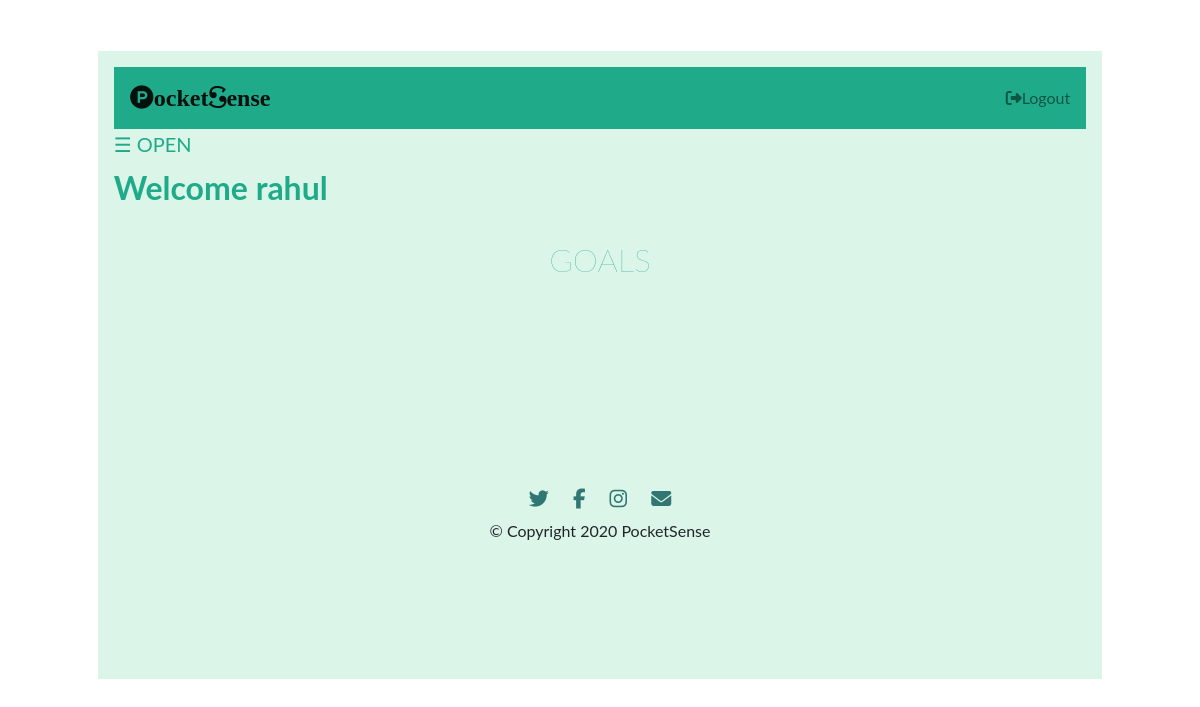
/task/index (signed in), run on an earlier commit of the app's database.
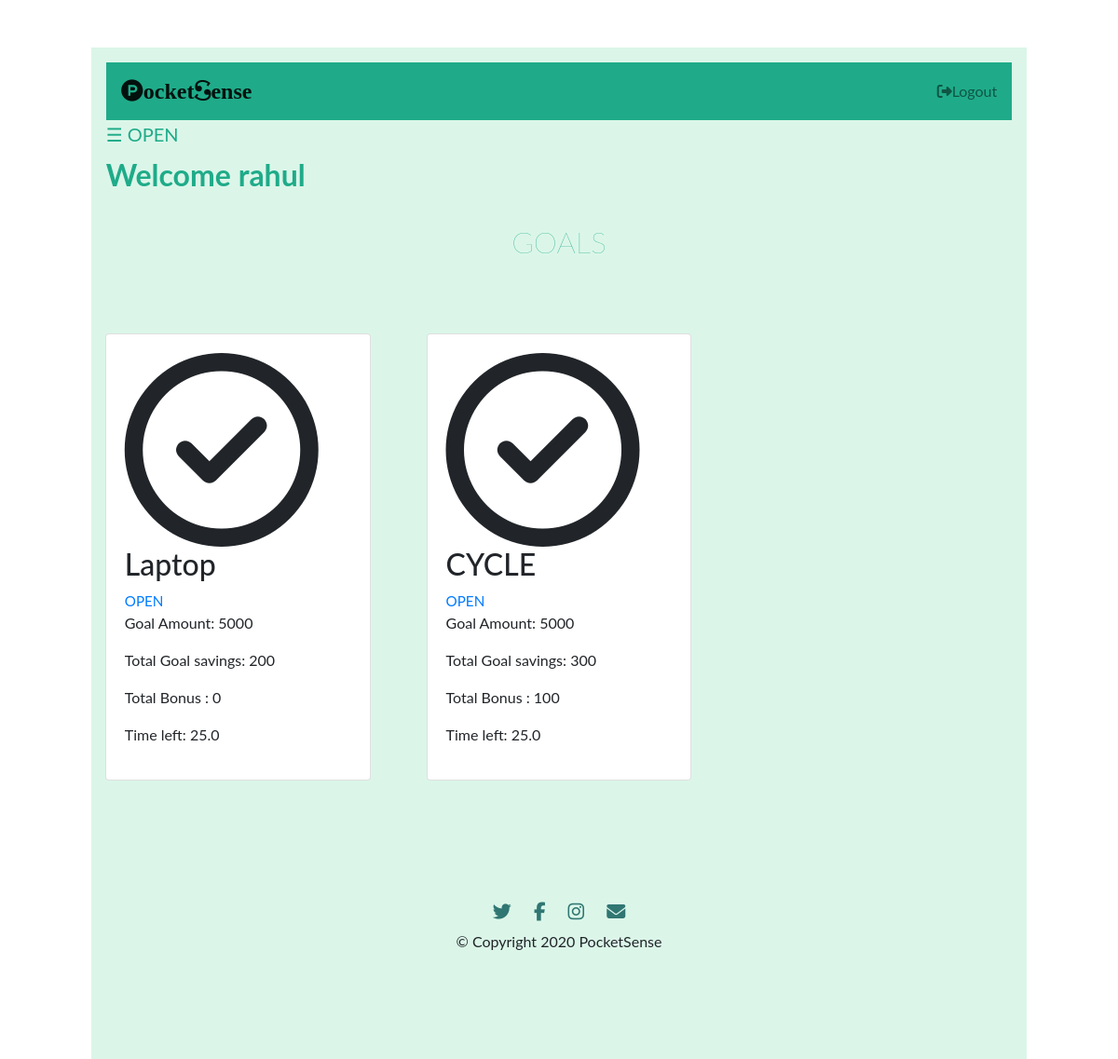
And on a later commit of the database.
### tables this page shows
CREATE TABLE parent(
	parent_id INTEGER PRIMARY KEY AUTOINCREMENT,
	parent_username TEXT UNIQUE NOT NULL,
	parent_email TEXT UNIQUE NOT NULL,
	parent_password TEXT NOT NULL
);

CREATE TABLE goal(
	goal_id INTEGER PRIMARY KEY AUTOINCREMENT,
	author_id INTEGER ,
	task_author INTEGER,

	goal_name TEXT UNIQUE ,
	income_amt INTEGER ,
	goal_amt INTEGER ,
	goal_saving INTEGER,

	fix_saving_amt INTEGER,
	saving_amt INTEGER ,
	emergency_amt INTEGER ,
	
	bonus INTEGER ,
    time_left TEXT ,
	personal_amt INTEGER ,
	counter INTEGER,

	created TIMESTAMP DEFAULT CURRENT_TIMESTAMP,


	task_name  TEXT,

	task_amt INTEGER,
	task_count INTEGER,
	
	FOREIGN KEY (author_id) REFERENCES child (child_id),
	
	FOREIGN KEY (task_author) REFERENCES parent (parent_id)

);

### fin/task.py (the view)
@bp.route('/index' ,  methods = ('GET' , 'POST'))
@parent_login_required
def index():
    db = get_db()
    goals = db.execute(
        'SELECT go.goal_id , child_username , goal_amt , goal_name , saving_amt , bonus , time_left , author_id , goal_saving'
        ' FROM goal go JOIN child u ON go.author_id = u.child_id'
        ' ORDER BY created DESC'
    ).fetchall()
    return render_template('task/index.html', goals=goals)

### fin/auth.py (called while the page is built)
@bp.before_app_request
def load_logged_in_parent():
    parent_id = session.get('parent_id')
    if parent_id is None:
        g.parent = None
    else:
        g.parent = get_db().execute(
            'SELECT * FROM parent WHERE parent_id = ?', (parent_id,)
        ).fetchone()

def parent_login_required(view):
    @functools.wraps(view)
    def wrapped_view(**kwargs):
        if g.parent is None:
            return redirect(url_for('auth.parent_login'))
        return view(**kwargs)
    return wrapped_view

@bp.before_app_request
def load_logged_in_child():
    child_id = session.get('child_id')
    if child_id is None:
        g.child = None
    else:
        g.child = get_db().execute(
            'SELECT * FROM child WHERE child_id = ?', (child_id,)
        ).fetchone()

### fin/db.py (called while the page is built)
def get_db():
	if 'db' not in g:
		g.db = sqlite3.connect( current_app.config['DATABASE'] , detect_types=sqlite3.PARSE_DECLTYPES)
		g.db.row_factory = sqlite3.Row
	return g.db

### fin/templates/task/index.html (shortened to what this page needs)
<!DOCTYPE html>
<html>
<head>
  <link rel="stylesheet" href="https://stackpath.bootstrapcdn.com/bootstrap/4.5.0/css/bootstrap.min.css">
<link rel="stylesheet" href="{{ url_for('static', filename='account.css') }}">
</head>
<body>
  <section id="main">
  <div class="container-fluid">
    <section id="first">
      <div id="main">
        <nav class="navbar navbar-light" style="background-color: #1fab89;">
          <a class="navbar-brand" href=""><i class="fa fa-product-hunt" aria-hidden="true"></i>ocket<i class="fa fa-scribd" aria-hidden="true"></i>ense</a>
          <ul class="navbar-nav ml-auto">
            <li class="nav-item">
              {% if g.parent %}
              <a class="nav-link" href="{{ url_for('auth.parent_logout') }}"><i class="fa fa-sign-out" aria-hidden="true"></i>Logout</a>
              {% endif %}
            </li>
          </ul>
        </nav>
        <span class="op" style="font-size:20px;cursor:pointer" onclick="openNav()">&#9776; OPEN</span>
         {% if g.parent %}
        <h2 class="title">Welcome {{ g.parent['parent_username'] }}</h2>
        {% endif %}
      </div>
    <section id="third">
      <h2 class="title_goal">GOALS</h2>
      <div class="card-deck row">
         {% for goal in goals %}
         {% if g.parent['parent_id'] == goal['author_id'] %}
        <div class="pricing-column col-lg-4 col-md-6">
          <div class="card">
            <div class="card-body">
                 <i class="fa fa-ch fa-check-circle-o" aria-hidden="true"></i>
                <h2>{{ goal['goal_name'] }}</h2>
                 <a style = font-size:95%; class="action" href="{{ url_for('task.display' , id=goal['goal_id'])}}">OPEN</a>
                <p class="price-p">Goal Amount: {{ goal['goal_amt'] }}</p>
                <p class="price-p">Total Goal savings: {{ goal['goal_saving'] }}</p>
                <p class="price-p">Total Bonus : {{ goal['bonus'] }}</p>
                <p class="price-p">Time left: {{ goal['time_left'] }}</p>
            </div>
          </div>
        </div>
           {% endif %}
            {% endfor %}
      </div>
    </section>
    <footer id="footer">
      <a href="https://twitter.com/account/access"><i class="fa fa-twitter footer-ic fa-lg" aria-hidden="true"></i></a>
      <a href="https://twitter.com/account/access"><i class="fa fa-facebook footer-ic fa-lg " aria-hidden="true"></i></a>
      <a href="https://twitter.com/account/access"><i class="fa fa-instagram footer-ic fa-lg" aria-hidden="true"></i></a>
      <a href="https://twitter.com/account/access"><i class="fa fa-envelope footer-ic fa-lg" aria-hidden="true"></i></a>
      <p class="f-p">© Copyright 2020 PocketSense</p>
    </footer>
  </div>
</section>
</body>
</html>

### fin/static/account.css (style rules this page uses)
body { font-family: "Lato", sans-serif; transition: background-color .5s; }
.container-fluid { padding: 3% 7% 3%; }
.navbar-brand { font-family: "Ubuntu"; font-size: 1.5rem; font-weight: bold; color: #1fab89; }
.title { font-weight: bold; color:#1fab89; padding-top: 1%; }
.title_goal { font-weight: lighter; text-align: center; color:#1fab89; padding-top: 1%; padding-bottom: 50px; }
.op { color: #1fab89; padding-top: 3%; padding-bottom: 100%; }
.card { margin: 0 auto; float: none; }
.fa-ch { text-align: center; margin: auto; font-size: 13em !important; }
.card-deck { padding-top: 20px; }
#first { background-color: #dbf6e9; padding-bottom: 50px; }
#third { background-color: #dbf6e9; padding-bottom: 50px; margin: auto; }
#main { transition: margin-left .5s; padding: 16px; }
#footer { text-align: center; background-color: #dbf6e9; padding: 7% 15% }
.footer-ic { margin: 20px 10px; color: #307672; }

What changed in the data, as far as the page shows it:
added goal: goal_name "Laptop", goal_amt "5000", goal_saving "200", bonus "0", time_left "25.0"
added goal: goal_name "CYCLE", goal_amt "5000", goal_saving "300", bonus "100", time_left "25.0"
